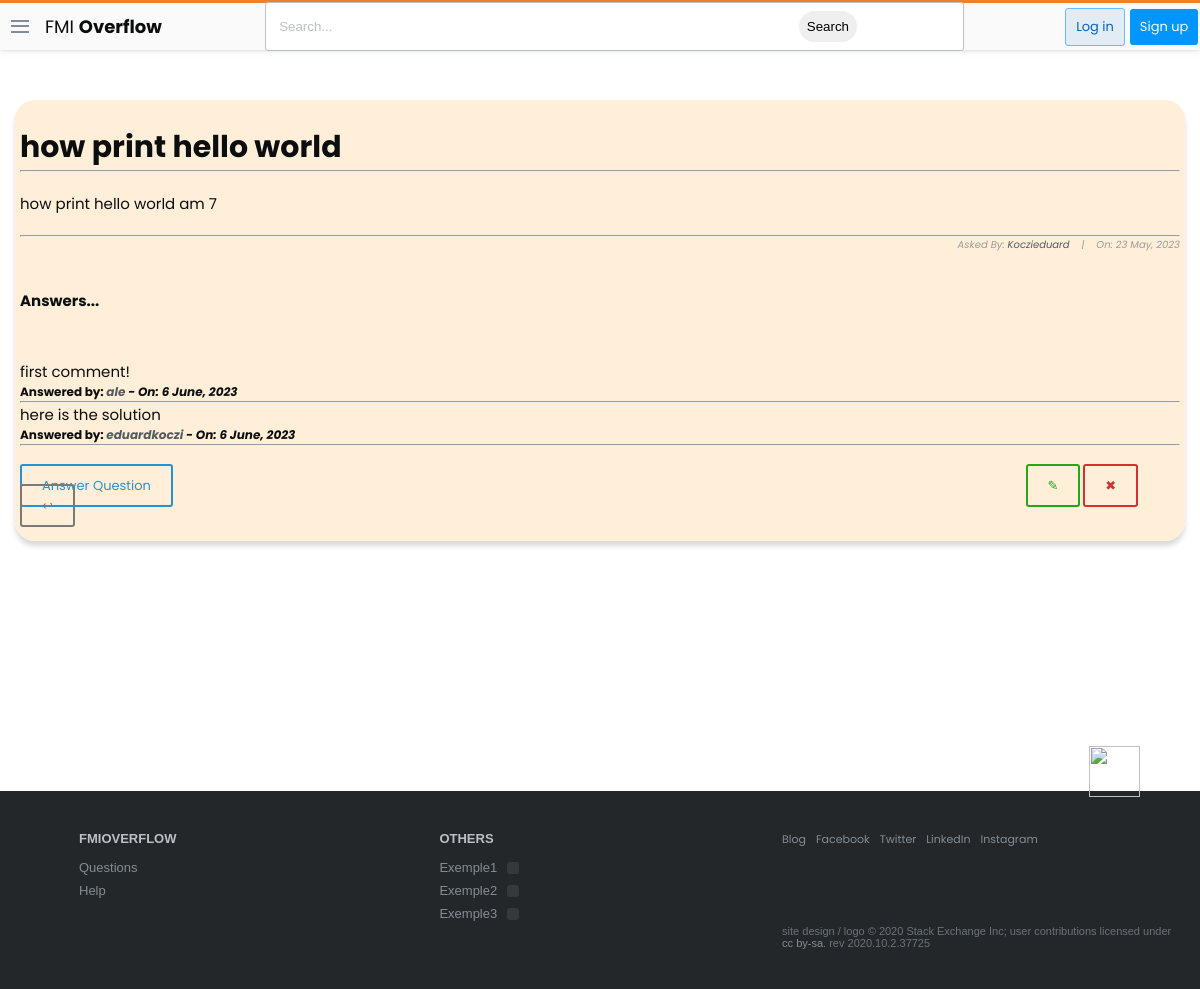
Screenshot of /questions/1 with the database file from the repository.
### stackbase/models.py (models this page shows, shortened)
class Question(models.Model):
    user = models.ForeignKey(User, on_delete=models.CASCADE)
    title = models.CharField(max_length = 1000)
    content = models.TextField(null=True,blank=True)
    date_created = models.DateTimeField(default=timezone.now)

class Comment(models.Model):
    question = models.ForeignKey(Question, related_name="comment", on_delete=models.CASCADE)
    name = models.CharField(max_length = 1000)
    content = models.TextField(null=True, blank=True)
    date_created = models.DateTimeField(default=timezone.now)

### stackbase/views.py (the view)
# urls.py: path('questions/<int:pk>',views.QuestionDetailView.as_view(),name="question_detail"),
class QuestionDetailView(DetailView):
    model = Question
    context_object_name = 'question'

### stackbase/templates/stackbase/question_detail.html (shortened to what this page needs)
{% extends 'base.html' %}
{% block content %}
<!DOCTYPE html>
<html lang="en">
<head>
</head>
<body>
    <div class="container">
        <div class="list-question">
            <div class="questions">
                <div class="container" style="background-color: rgba(255, 235, 209, 0.808); padding: 5px; box-shadow: rgba(0, 0, 0, 0.15) 0px 5px 5px 0px; border-radius: 20px;" >
                    <h3 id="fh3">{{question.title}}</h3>
                    <hr>
                    <h6 id="fh6" style="margin-top:20px">{{ question.content|safe }}</h6>
                    <hr>
                    <h6 id="fh6" style="font-size: 10px; font-style: italic; color: rgb(155, 155, 155); text-align: right;">Asked By: <a href="{% url 'profile' %}">{{ object.user|title }}</a>&nbsp;&nbsp;&nbsp; |&nbsp;&nbsp;&nbsp; On: {{ object.date_created|date:"j F, Y" }}</h6>
                    <br>
                    <h2>Answers...</h2> <br><br><br>
                    {% if not question.comment.all %}
                        <h3>No Answers yet... <a href="">Answer Question</a> </h3>
                    {% else %}
                        {% for comment in question.comment.all %}
                            <h3 style="font-weight: normal; font-size: 15px;">{{comment.content|safe}}</h3>
                            <h3 style="font-size: 12px;">Answered by: <i><a href="">{{comment.name}}</a> - On: {{comment.date_created|date:"j F, Y"}}</i></h3>
                            <hr>
                        {% endfor %}
                    {% endif %}
                    <div style="margin-top:30px;margin-bottom:20px">
                    <a class="btn btn-outline blue" id="fa" href="{% url 'stackbase:question_comment' question.id %}    " style="text-decoration: none;">Answer Question</a>
                    <a class="btn btn-outline green" style="text-decoration: none;margin-left:850px"  href=""> &#x270E;</a>
                    <a class="btn btn-outline red" style="text-decoration: none;"  href="">&#x2716;</a>
                    <a class="btn btn-outline gray" style="text-decoration: none;"  href="{% url 'stackbase:question_list' %}">&#x21a9;</a>
                    </div>
                </div>
                </div>
            </div>
        </div>
</body>
</html>
{% endblock content %}

### static/main.css (style rules this page uses)
*, *::before, *::after { margin: 0; padding: 0; box-sizing: border-box; }
html { font-family: Arial, "Helvetica Neue", Helvetica, sans-serif; font-size: 10px; color: #0c0d0e; }
.container { width: 100%; max-width: 126.4rem; margin: 0 auto; padding: 0 1.5rem; }
a { text-decoration: none; color: #535a60; cursor: pointer; }
.btn { text-align: center; font-size: 1.3rem; border-radius: 3px; transition: all 0.5s; padding: 1.3rem 2.5rem; }

### stackbase/templates/stackbase/question_detail.html (style rules this page uses)
body { margin-top: 100px; font-family: 'Poppins', sans-serif; }
#fh3 { text-align: center; font-size: 30px; padding-top: 20px; text-align: left; }
#fh6 { text-align: left; font-size: 15px; padding-bottom: 20px; font-weight: normal; }
.btn-outline { padding: 10px 20px; outline: none; background-color: transparent; cursor: pointer; }
.blue { border: 2px solid #2592d4; color: #2592d4; }
.green { border: 2px solid #27a718; color: #27a718; }
.red { border: 2px solid #d52f2f; color: #d52f2f; }
.gray { border: 2px solid #7a7a7a; color: #7a7a7a; }

### rows the page displays
Question: title "how print hello world", content "how print hello world am 7", user "Koczieduard", date_created "23 May, 2023"
Comment: content "first comment!", name "ale", date_created "6 June, 2023"
Comment: content "here is the solution", name "eduardkoczi", date_created "6 June, 2023"
